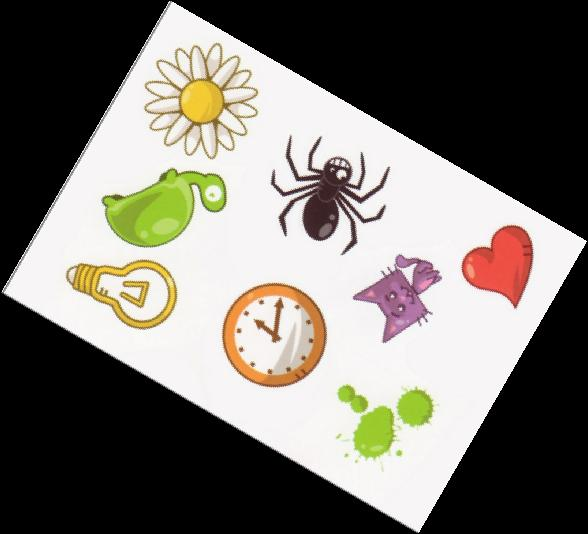
#> input picture dataset/10_rotated_2.jpg, 588 x 534 px
$ python -i opencvutils.py   (imports and definitions only)
#> lines starting #> are read from the running program, lines starting #| are printed output that depends on the picture
import matplotlib.pyplot as plt
import numpy as np
import imutils
import cv2
from os.path import join

class Image:
    def __init__(self, path_to_img):
        '''Инициализация объекта Image.

        :param path_to_img: путь к изображению

        :ivar path: путь к изображению
        :ivar image_name: имя изображения без пути и расширения
        :ivar image: исходное изображение'''

        self.path = path_to_img
        self.image_name = self._image_name()
        self.wo_extension, self.extension = self._image_name_ext()
        self.image = self._read_image()

        self.cnts_images = []
        self.cntsx = []
        self.cntsy = []
        self.predictions = dict()

    # возвращаем имя картинки
    def _image_name(self):
        whole = self.path.split('\\')[-1]
        return whole
    #имя картинки и расширения
    def _image_name_ext(self):
        wo_extension, extension = self.image_name.split('.')[0], self.image_name.split('.')[1]
        extension = f'.{extension}'
        return wo_extension, extension
    #прочитать картинку
    def _read_image(self):
        return cv2.imread(self.path)
#> returned value is the input picture: shape (534, 588, 3); mean B, G, R 108.2, 114.9, 118.7
    #сохранить картинку
    # [7 lines left out: function save_image, not called in this run]
    #обработка
    def contrast_resized_blurred(self):
        '''Apply contrast, resize and blur to the original image'''
        return Image.combine(self.image)

    # добавить контраст
    def add_contrast(image):
        '''Add contrast to an image

        :param image: image to apply the contrast to
        :return: image with contrast'''
        lab = cv2.cvtColor(image, cv2.COLOR_BGR2LAB)
#> lab: shape (534, 588, 3); mean of channels 0, 1, 2 117.2, 128.7, 132
        l, a, b = cv2.split(lab)
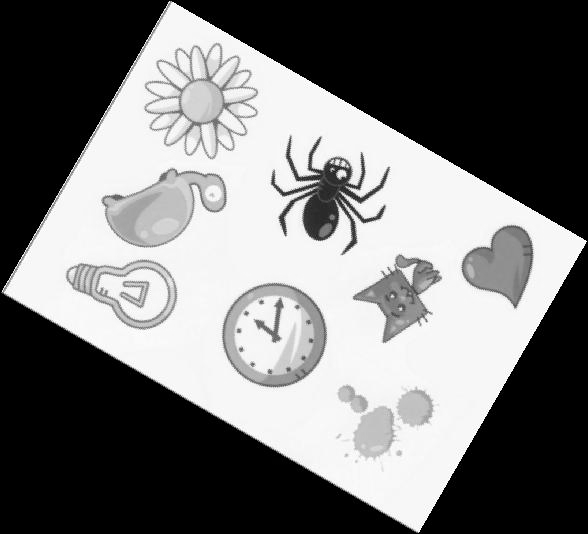
#> l: shape (534, 588); min 0, max 255, mean 117.2
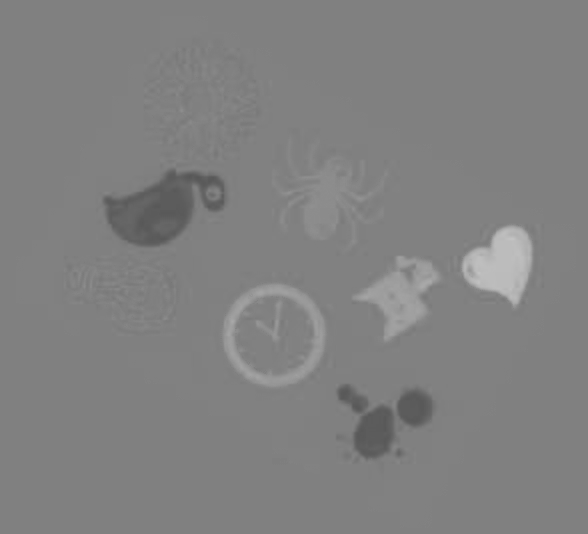
#> a: shape (534, 588); min 87, max 194, mean 128.7
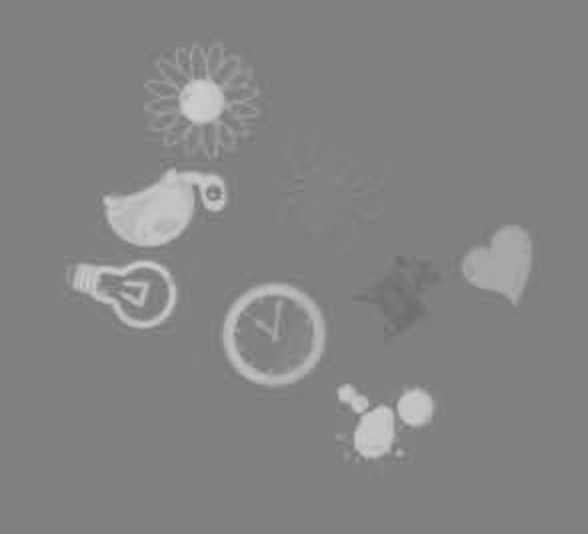
#> b: shape (534, 588); min 108, max 206, mean 132
        clahe = cv2.createCLAHE(clipLimit=3.0, tileGridSize=(8,8))
        cl = clahe.apply(l)
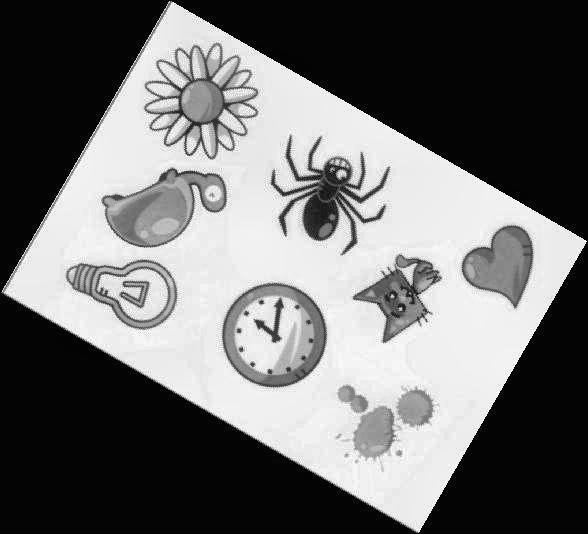
#> cl: shape (534, 588); min 3, max 255, mean 110.7
        limg = cv2.merge((cl,a,b))
#> limg: shape (534, 588, 3); mean of channels 0, 1, 2 110.7, 128.7, 132
        return cv2.cvtColor(limg, cv2.COLOR_LAB2BGR)
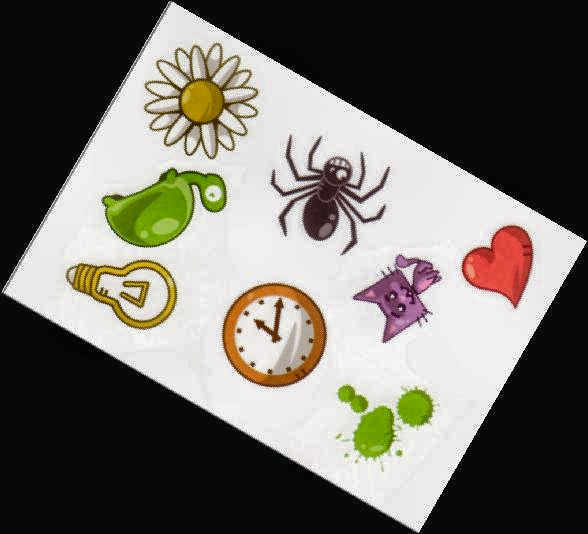
#> returned value: shape (534, 588, 3); mean B, G, R 102.3, 109, 112.6
    #изменить размер
    def resize_image(image, size=(800, 800)):
        '''Resize image

        :param image: image to resize
        :param size: tuple with new size
        :return: resized image'''
#> called with size = (800, 800)
        return cv2.resize(image, size)
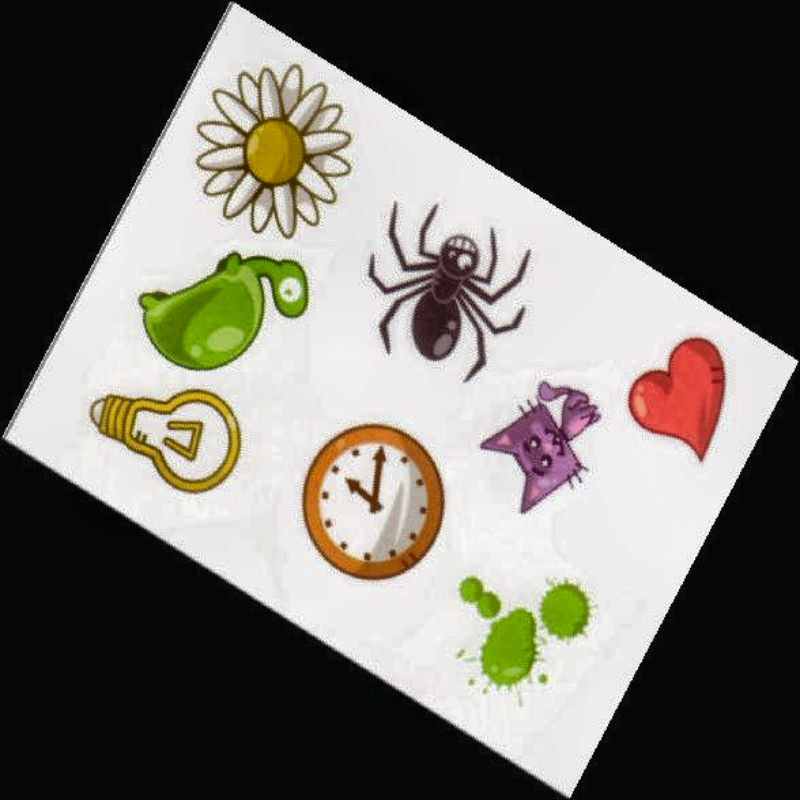
#> returned value: shape (800, 800, 3); mean of channels 0, 1, 2 102.2, 108.9, 112.6; drawn as B, G, R
    #размытие картинки
    # [6 lines left out: function blur_image, not called in this run]

    def combine(image, contrast=True, resize=True, blur=False):
        if contrast:
            img = Image.add_contrast(image)
        if resize:
            img = Image.resize_image(img)
        if blur:
            img = Image.blur_image(img)
        return img
    #отобразить картинку
    def show_image(image):
        plt.imshow(image)
        plt.show()
    #сделать картинку серой
    def gray_image(image):
        return cv2.cvtColor(image, cv2.COLOR_RGB2GRAY)
    #из bgr  в rgb
    def convert_color(image, toRGB=True):
        return cv2.cvtColor(image, cv2.COLOR_BGR2RGB)
     #пороговая бинаризация
    def thresh_image(image, threshold=190):
        return cv2.threshold(image, threshold, 255, cv2.THRESH_BINARY)[1]
    #находим контуры символы
    # [39 lines left out: functions grab_contours_by_area, draw_contour, not called in this run]
#добавить текст к картинке
    def add_text(image, text, x=10, y=10, font=cv2.FONT_HERSHEY_SIMPLEX, thickness=2):
        return cv2.putText(image, text, (x,y), fontFace=font, fontScale=1, color=(255,0,0), thickness=thickness)
    #сохраняем необх область изображения
    # [17 lines left out: functions keep_contour, keep_contour_with_white_background, not called in this run]
#прямоугольник вокруг контура
    def get_rect_coordinates_around_contour(cnt):
        x,y,w,h = cv2.boundingRect(cnt)
        return x,y,w,h
#площадь
    # [10 lines left out: function bounding_square_around_contour, not called in this run]

    def take_out_roi(image, x, y, w, h):
        return image[y:y+h, x:x+w]
#склеить 2 картинки
    # [14 lines left out: functions add_2_images, save_image_, not called in this run]

>>> result = Image('../dataset/10_rotated_2.jpg').contrast_resized_blurred()

$ run again, on dataset/10_rotated_6.jpg
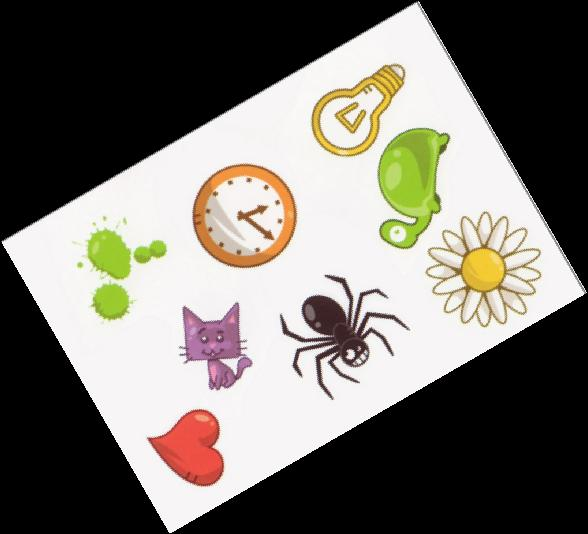
#> input picture dataset/10_rotated_6.jpg, 588 x 534 px
#> in _read_image, returned value is the input picture: shape (534, 588, 3); mean B, G, R 108.2, 114.9, 118.8
#> lab: shape (534, 588, 3); mean of channels 0, 1, 2 117.2, 128.7, 132
#> in add_contrast, `l, a, b = cv2.split(lab)`:
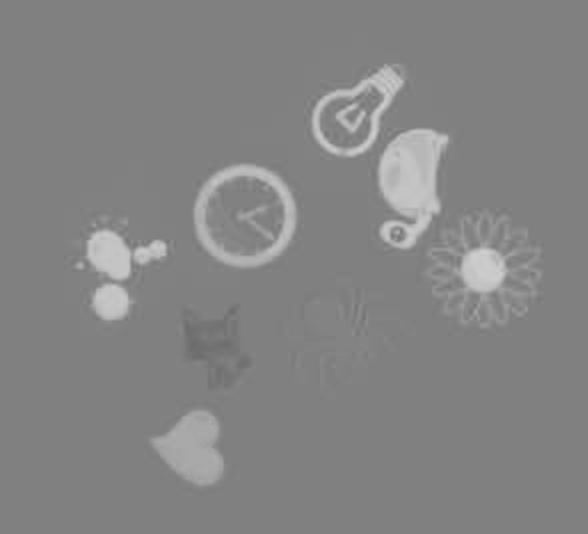
#> b: shape (534, 588); min 108, max 207, mean 132
#> limg: shape (534, 588, 3); mean of channels 0, 1, 2 110.8, 128.7, 132
#> in resize_image, `return cv2.resize(image, size)`:
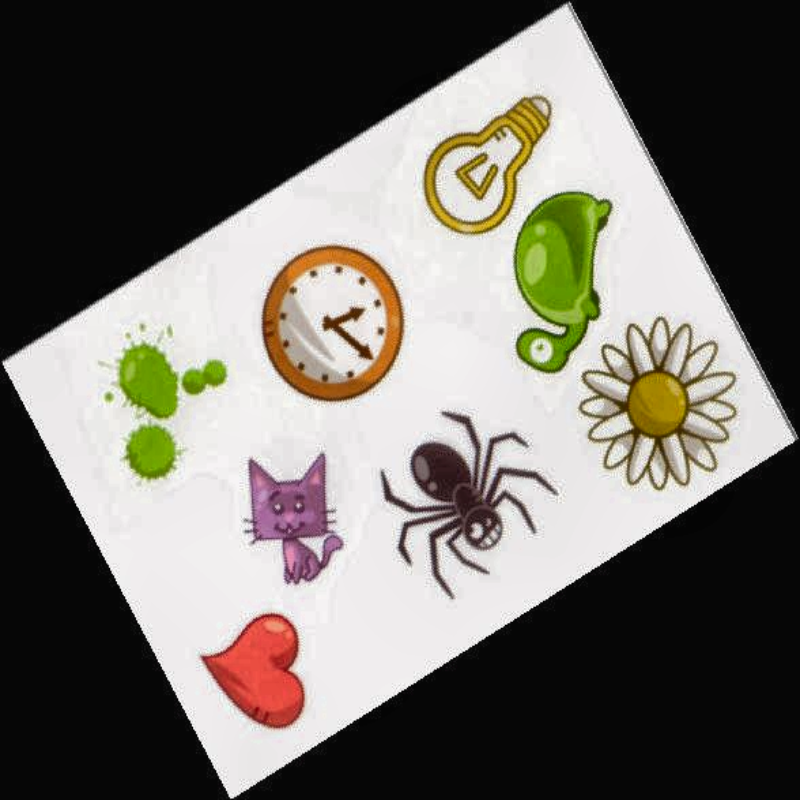
#> returned value: shape (800, 800, 3); mean of channels 0, 1, 2 102.4, 109, 112.6; drawn as B, G, R

$ run again, on dataset/11_rotated_1.jpg
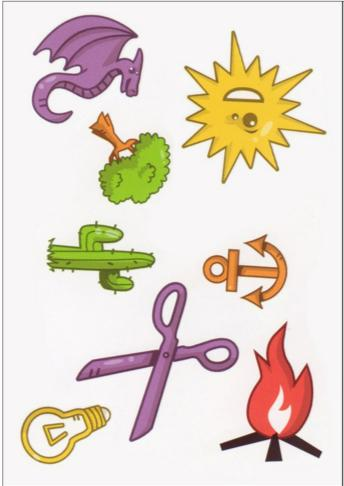
#> input picture dataset/11_rotated_1.jpg, 344 x 486 px
#> in _read_image, returned value is the input picture: shape (486, 344, 3); mean B, G, R 205.1, 216.7, 228.1
#> lab: shape (486, 344, 3); mean of channels 0, 1, 2 222.5, 131.3, 135.5
#> in add_contrast, `l, a, b = cv2.split(lab)`:
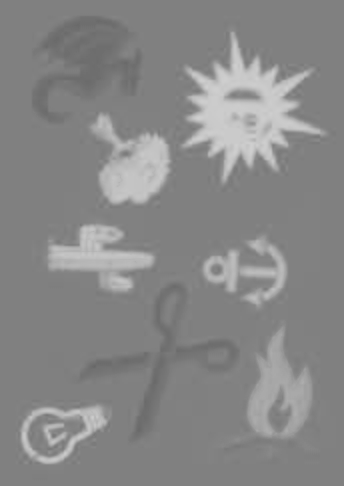
#> b: shape (486, 344); min 103, max 207, mean 135.5
#> limg: shape (486, 344, 3); mean of channels 0, 1, 2 210.4, 131.3, 135.5
#> in resize_image, `return cv2.resize(image, size)`:
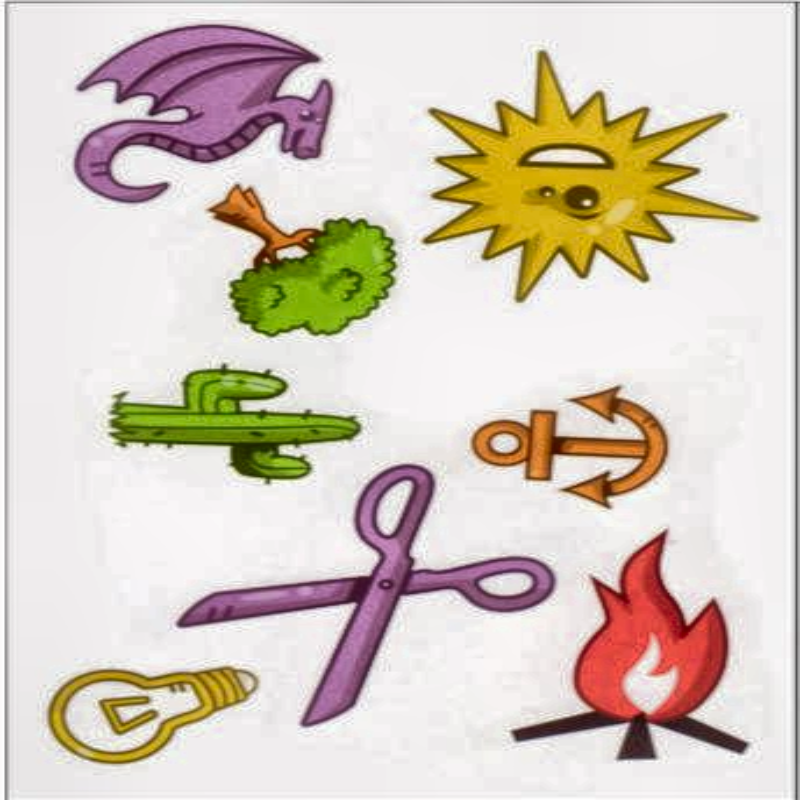
#> returned value: shape (800, 800, 3); mean of channels 0, 1, 2 192.1, 204, 215.2; drawn as B, G, R

$ run again, on dataset/11_rotated_2.jpg
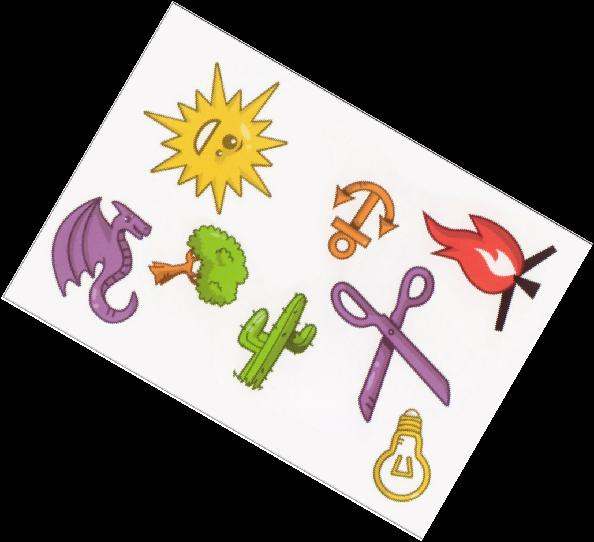
#> input picture dataset/11_rotated_2.jpg, 594 x 542 px
#> in _read_image, returned value is the input picture: shape (542, 594, 3); mean B, G, R 106.6, 112.6, 118.5
#> lab: shape (542, 594, 3); mean of channels 0, 1, 2 115.6, 129.7, 131.9
#> in add_contrast, `l, a, b = cv2.split(lab)`:
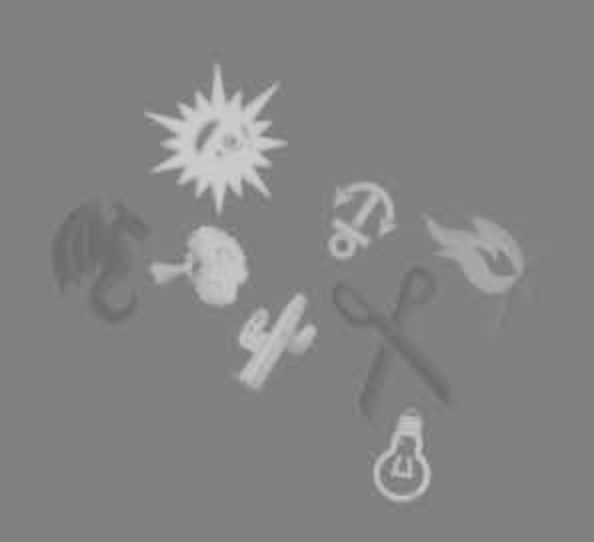
#> b: shape (542, 594); min 105, max 208, mean 131.9
#> limg: shape (542, 594, 3); mean of channels 0, 1, 2 109.8, 129.7, 131.9
#> in resize_image, `return cv2.resize(image, size)`:
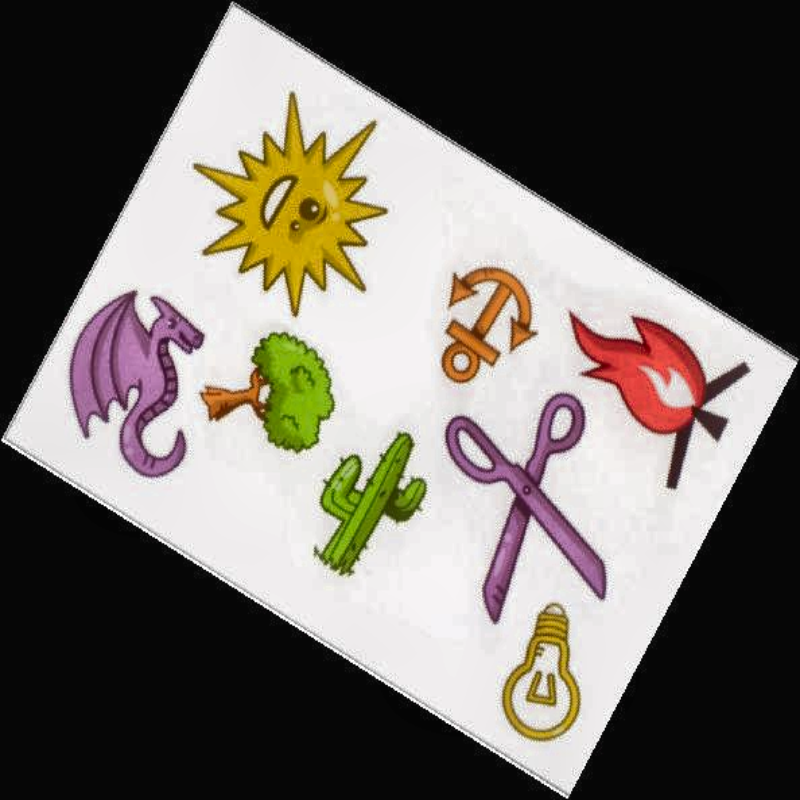
#> returned value: shape (800, 800, 3); mean of channels 0, 1, 2 101.2, 107.3, 113.1; drawn as B, G, R
